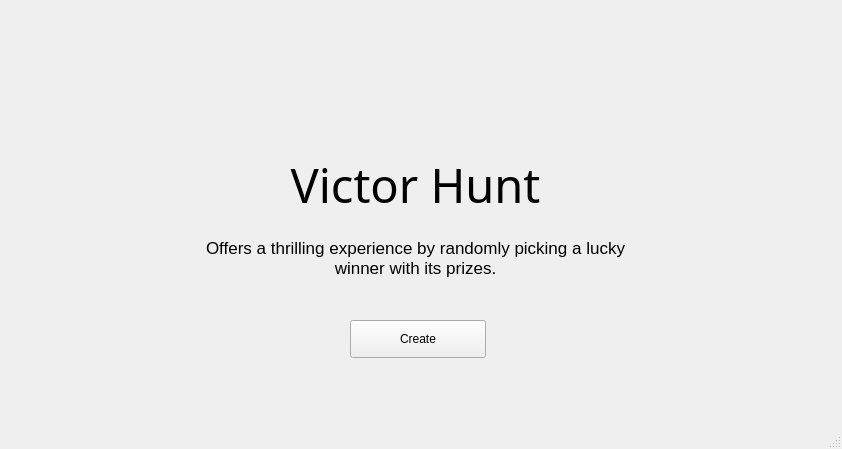
<?xml version="1.0" encoding="UTF-8"?>
<ui version="4.0">
 <class>MainWindow</class>
 <widget class="QMainWindow" name="MainWindow">
  <property name="geometry">
   <rect>
    <x>0</x>
    <y>0</y>
    <width>842</width>
    <height>449</height>
   </rect>
  </property>
  <property name="windowTitle">
   <string>MainWindow</string>
  </property>
  <widget class="QWidget" name="centralwidget">
   <widget class="QWidget" name="verticalLayoutWidget">
    <property name="geometry">
     <rect>
      <x>190</x>
      <y>150</y>
      <width>451</width>
      <height>142</height>
     </rect>
    </property>
    <layout class="QVBoxLayout" name="verticalLayout">
     <item>
      <widget class="QLabel" name="label">
       <property name="font">
        <font>
         <family>Megrim</family>
         <pointsize>35</pointsize>
        </font>
       </property>
       <property name="cursor">
        <cursorShape>ArrowCursor</cursorShape>
       </property>
       <property name="text">
        <string>Victor Hunt</string>
       </property>
       <property name="alignment">
        <set>Qt::AlignCenter</set>
       </property>
      </widget>
     </item>
     <item>
      <widget class="QLabel" name="label_2">
       <property name="font">
        <font>
         <family>Leelawadee UI</family>
         <pointsize>13</pointsize>
        </font>
       </property>
       <property name="text">
        <string>Offers a thrilling experience by randomly picking a lucky winner with its prizes.</string>
       </property>
       <property name="scaledContents">
        <bool>false</bool>
       </property>
       <property name="alignment">
        <set>Qt::AlignCenter</set>
       </property>
       <property name="wordWrap">
        <bool>true</bool>
       </property>
      </widget>
     </item>
    </layout>
   </widget>
   <widget class="QLabel" name="LabelTicket">
    <property name="geometry">
     <rect>
      <x>370</x>
      <y>20</y>
      <width>181</width>
      <height>161</height>
     </rect>
    </property>
    <property name="text">
     <string/>
    </property>
   </widget>
   <widget class="QPushButton" name="btCreate">
    <property name="geometry">
     <rect>
      <x>350</x>
      <y>320</y>
      <width>136</width>
      <height>38</height>
     </rect>
    </property>
    <property name="font">
     <font>
      <family>Leelawadee UI</family>
     </font>
    </property>
    <property name="cursor">
     <cursorShape>PointingHandCursor</cursorShape>
    </property>
    <property name="text">
     <string>Create</string>
    </property>
   </widget>
  </widget>
  <widget class="QMenuBar" name="menubar">
   <property name="geometry">
    <rect>
     <x>0</x>
     <y>0</y>
     <width>842</width>
     <height>21</height>
    </rect>
   </property>
  </widget>
  <widget class="QStatusBar" name="statusbar"/>
 </widget>
 <resources/>
 <connections/>
</ui>
